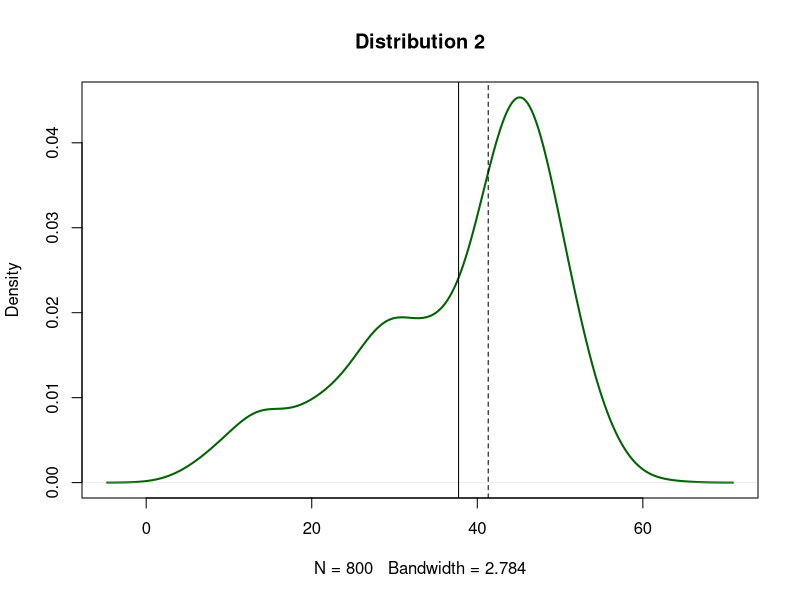
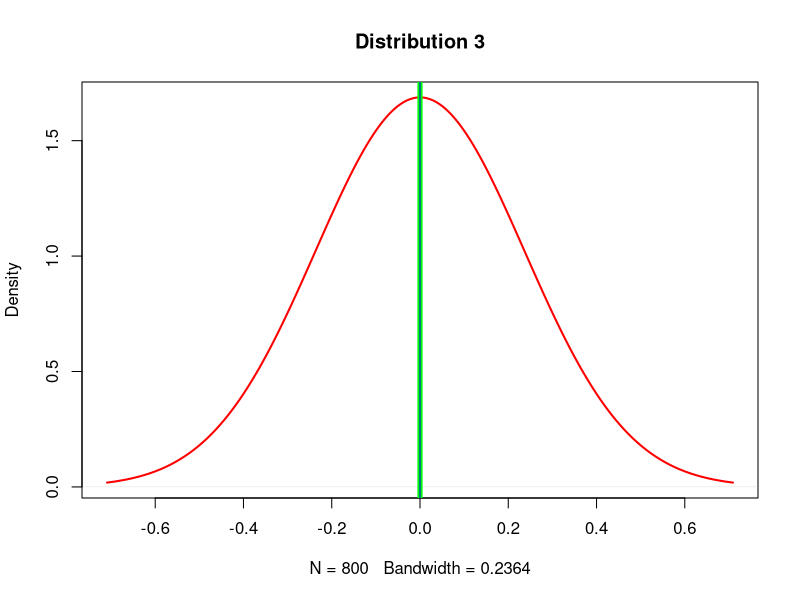
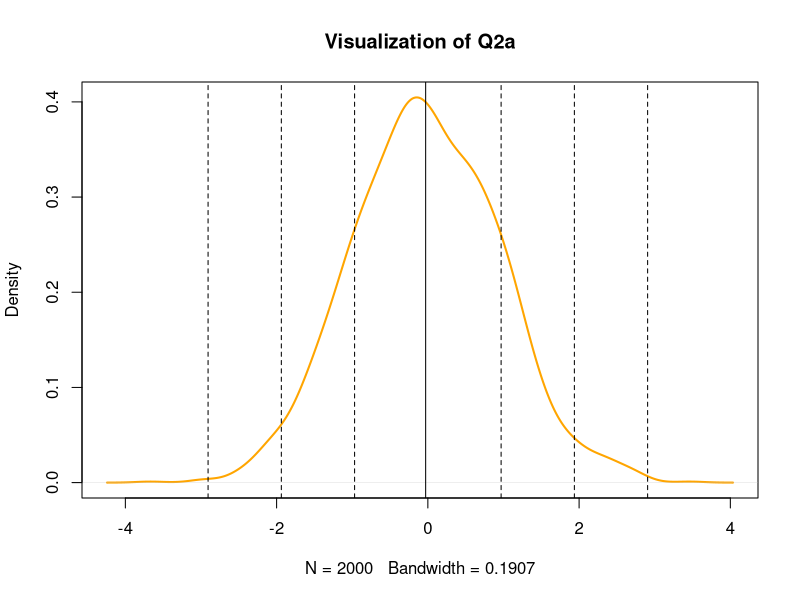

Here is the R script that generated these plots, in order:
## ---- chunk 1
d1 <- rnorm(n = 500, mean = 45,  sd = 5)
d2 <- rnorm(n = 200, mean = 30,  sd = 5)
d3 <- rnorm(n = 100, mean = 15,  sd = 5)

d123 <- c(d1, d2, d3)

plot(density(d123), col = "darkgreen", lwd = 2, main = "Distribution 2")

abline(v = mean(d123))
abline(v = median(d123), lty = "dashed")
## ---- chunk 2
mean(d123)
median(d123)
## ---- chunk 3
dist <- rnorm(n = 800, mean = 0,  sd = 0)

plot(density(dist), col = "red", lwd = 2, main = "Distribution 3")

abline(v = mean(dist), lwd = 5, col = "green")
abline(v = median(dist), col = "blue")
## ---- chunk 4
mean(dist)
median(dist)
## ---- chunk 5
rdata <- rnorm(n = 2000, mean = 0, sd = 1)

plot(density(rdata), col = "orange", lwd = 2, main = "Visualization of Q2a")

abline(v = mean(rdata))
for(i in 1:3) { 
    abline(v = i*sd(rdata), lty = "dashed") 
    abline(v = -i*sd(rdata), lty = "dashed") 
} 
## ---- chunk 6
q <- quantile(rdata, probs = c(.25, .5, .75))
result <- (q - mean(rdata)) / sd(rdata)
result
## ---- chunk 7
rdata <- rnorm(n = 2000, mean = 35, sd = 3.5)
q <- quantile(rdata, probs = c(.25, .5, .75))
result <- (q - mean(rdata)) / sd(rdata)
result
## ---- chunk 8
q <- quantile(d123, probs = c(.25, .5, .75))
result <- (q-mean(d123)) / sd(d123)
result
## ---- chunk 9
rand_data <- rnorm(n = 800, mean = 20, sd = 5)
n <- length(rand_data)
## ---- chunk 10
bins_sturges <- ceiling(log2(n)) + 1
width_sturges <- (max(rand_data) - min(rand_data)) / bins_sturges
bins_sturges
width_sturges
## ---- chunk 11
width_scott <- (3.49 * sd(rand_data)) / n^(1/3)
bins_scott <- ceiling(max(rand_data) - min(rand_data)) + width_scott
width_scott
bins_scott
## ---- chunk 12
width_fd <- (2*IQR(rand_data)) / n^(1/3)
bins_fd <- ceiling(max(rand_data) - min(rand_data)) + width_fd
width_fd
bins_fd
## ---- chunk 13
out_data <- c(rand_data, runif(10, min = 40, max = 60))
n <- length(out_data)
## ---- chunk 14
bins_sturges <- ceiling(log2(n)) + 1
width_sturges <- (max(out_data) - min(out_data)) / bins_sturges
bins_sturges
width_sturges
## ---- chunk 15
width_scott <- (3.49 * sd(out_data)) / n^(1/3)
bins_scott <- ceiling(max(out_data) - min(out_data)) + width_scott
width_scott
bins_scott
## ---- chunk 16
width_fd <- (2*IQR(out_data)) / n^(1/3)
bins_fd <- ceiling(max(out_data) - min(out_data)) + width_fd
width_fd
bins_fd
